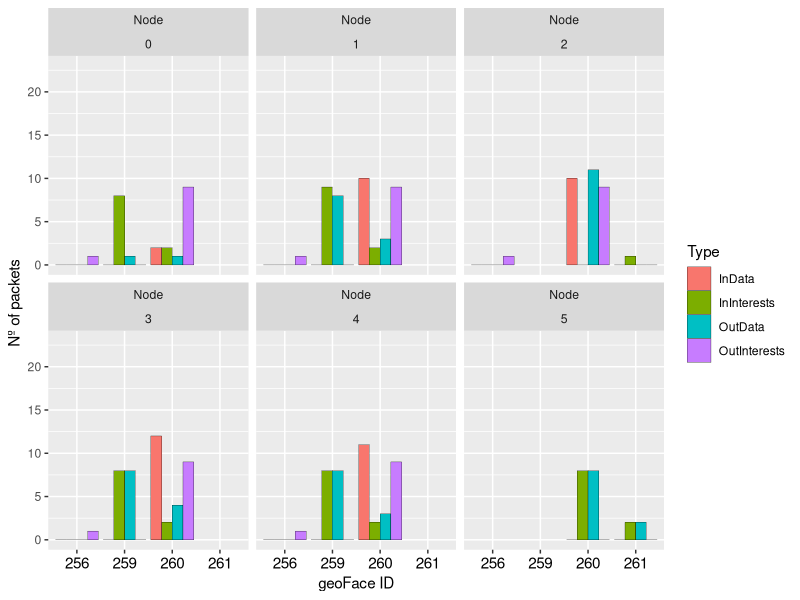
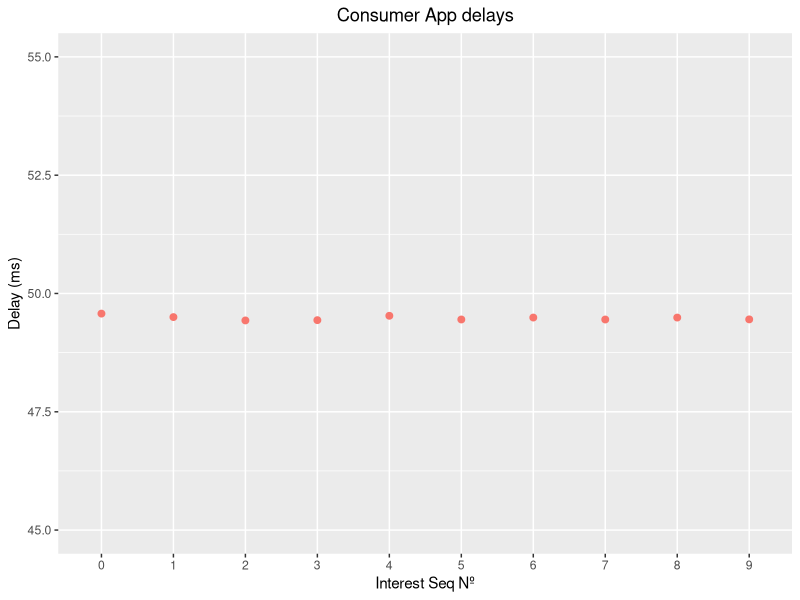
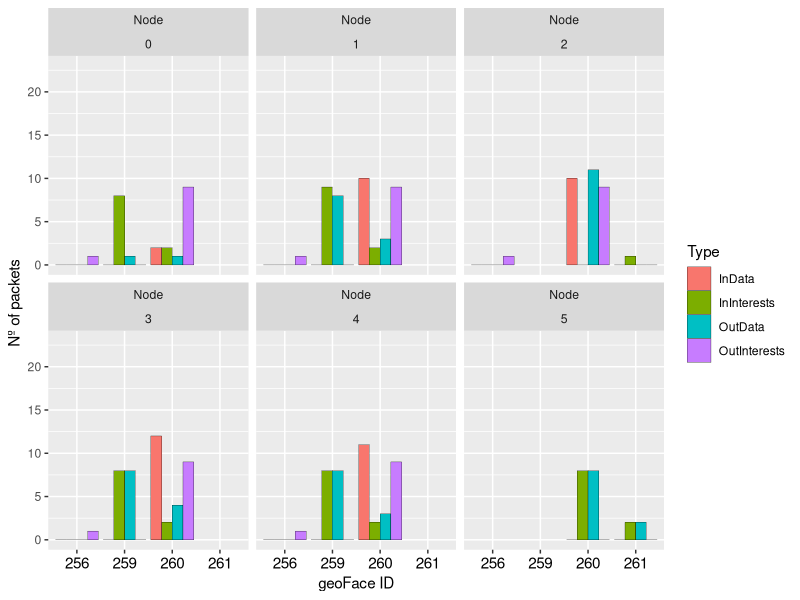
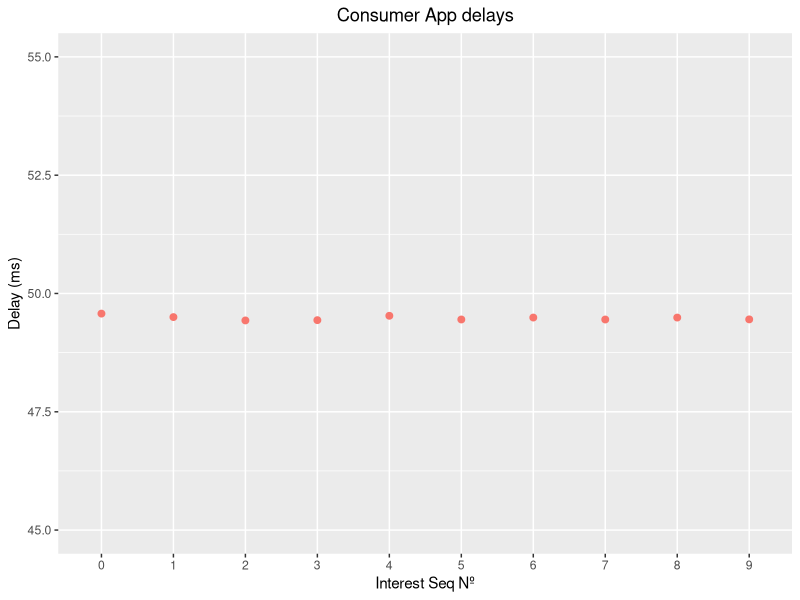

Source code (R) for these figures, in order:
# Copyright (c) 2012,2015  Alexander Afanasyev <alexander.afanasyev@ucla.edu>


#install.packages('ggplot2')
library(ggplot2)
#install.packages('scales')
library(scales)

#install.packages('doBy')
library(doBy)

#########################
# Rate trace processing #
#########################
data <- read.table("rate-trace-cs4-v2.txt", header=T)
data$Node <- factor(data$Node)
data$FaceDescr <- factor(data$FaceDescr)
data$FaceId <- factor(data$FaceId)
data$Type <- factor(data$Type)


# exlude irrelevant types
data = subset(data, FaceDescr %in% c("geoFace://"))
data = subset(data, Type %in% c("OutInterests", "InInterests", "InData", "OutData"))


# combine stats from all faces
data.combined = summaryBy(. ~ Node + FaceId + Type, data=data, FUN=sum)

data.zero = subset (data.combined, Node == "0")
data.one = subset (data.combined, Node == "1")
data.two = subset (data.combined, Node == "2")
data.three = subset (data.combined, Node == "3")
data.four = subset (data.combined, Node == "4")
data.five = subset (data.combined, Node == "5")
data.zero$PacketRaw[3] = 0
data.zero$PacketRaw.sum[3] = 0

print(data.combined)

# graph rates on all nodes in Kilobits
#g <- ggplot(data.combined, aes(x = Node, y = PacketRaw.sum, fill=Type)) +
#	geom_col(position='dodge', colour='black') +
#	theme_bw() + 
#	scale_y_continuous('Nº of packets', limits=c(0, 20))
    	

#print(g)

g.all <- ggplot(data.combined, aes (x=FaceId, y=PacketRaw.sum, fill=Type)) +
  	geom_bar(stat="identity", position=position_dodge(), colour="black", size=.1) +
	scale_y_continuous('Nº of packets', limits=c(0, 23)) +
	scale_x_discrete("geoFace ID") +
  	facet_wrap(~ "Node"+Node) +
	theme(axis.text.x  = element_text(angle=0, hjust=0.5, size=11,colour="black"))

print(g.all)
png("geo_in_out.png", width=480, height=280)
print(g.all)
retval <- dev.off()

#g.all <- ggplot(data.combined) +
#  geom_point(aes (x=Type, y=PacketRaw.sum, color=Type), size=1) +
#  scale_y_continuous('Nº of packets', limits=c(0, 15)) +
#  facet_wrap("node" ~Node) +
#  theme(axis.text.x = element_text(angle=-90, vjust=0.6 ,hjust=0.5, size=9,colour="black"))

#print(g.all)

#aes (x=Type, y=PacketRaw.sum, color=Type), size=1

delay_dat <- read.table("app-delays-trace-cs4-v2.txt", header=T)
delay_dat$Node <- factor(delay_dat$Node)
delay_dat$SeqNo <- factor(delay_dat$SeqNo)
delay_dat$Type <- factor(delay_dat$Type)
delay_dat$HopCount <- factor(delay_dat$HopCount)
delay_dat$RetxCount <- factor(delay_dat$RetxCount)

delay_dat = subset(delay_dat, Type %in% c("FullDelay"))
y_axe<-c(0:0.3)

g.delay <- ggplot(delay_dat) +
  	geom_point(aes (x=SeqNo, y=DelayUS/1000, color=Type), size=2) + 
 	scale_y_continuous('Delay (ms)', limits=c(45, 55)) +
	scale_x_discrete("Interest Seq Nº") + 
	ggtitle("Consumer App delays") +
	theme(plot.title = element_text(hjust=0.5), legend.position = "none")
	

print(g.delay)
png("app_delay.png", width=350, height=250)
print(g.delay)
retval <- dev.off()
